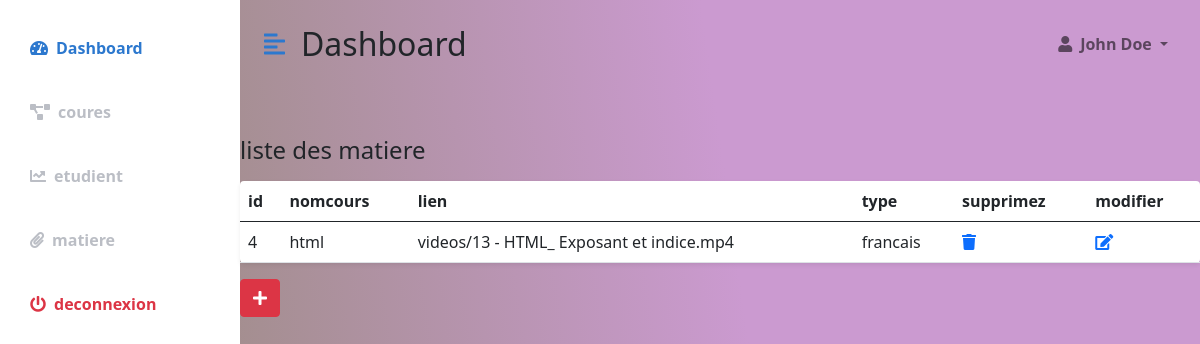
The page /tarikadmin/matiere.php on the database its author committed.
### tables this page shows
CREATE TABLE `matiere` (
  `id` int(11) NOT NULL,
  `nomcours` text NOT NULL,
  `lien` text NOT NULL,
  `type` text NOT NULL,
  `idcours` int(11) NOT NULL
);

### tarikadmin/matiere.php (the view)
<?php include("header.php") ?>
<div class="row my-5">
                    <h3 class="fs-4 mb-3">liste des matiere </h3>
                <div class="col">
<?php
require_once("connexionbd.php");
$sql="SELECT * FROM `matiere` ";
$resultat=mysqli_query($link,$sql);
?>
<table class="table  bg-white rounded shadow-sm  table-hover" >
    <thead>
        <tr>
        <th>id</th>
            <th>nomcours</th>
            <th>lien</th>
            <th>type</th>
            <th>supprimez </th>
     <th>modifier</th>
        </tr>
    </thead>
    <tbody>
    <?php
while($row=mysqli_fetch_assoc($resultat))
{
?>
        <tr>
              <td> <?php echo $row['id']; ?> </td>
            <td > <?php echo $row['nomcours']; ?> </td>
            <td > <?php echo $row['lien']; ?> </td>
            <td > <?php echo $row['type']; ?> </td>
            <td> <a href="supprimermatiere.php?supmat=<?php echo $row['id']; ?>"> <i class="fas fa-trash"></i></a> </td>
    <td> <a href="modifiermatiere.php?modmat=<?php echo $row['id']; ?>"> <i class="fas fa-edit"></i></a></td>
        </tr>
    </tbody>
<?php  }?>
</table>
 </div>
         <div class="ajouter">
<a href="ajoutermatiere.php" class="btn btn-danger" > <i class="fas fa-plus"></i></a>
         </div>
  </div>
<?php include("footer.php") ?>

### tarikadmin/stylo.css (style rules this page uses)
:root { --main-bg-color: #2c78ce; --main-text-color: #2c78ce; --second-text-color: #bbbec5; --second-bg-color: #c1efde; }

### rows shown on the page
matiere: id "4", nomcours "html", lien "videos/13 - HTML_ Exposant et indice.mp4", type "francais"
